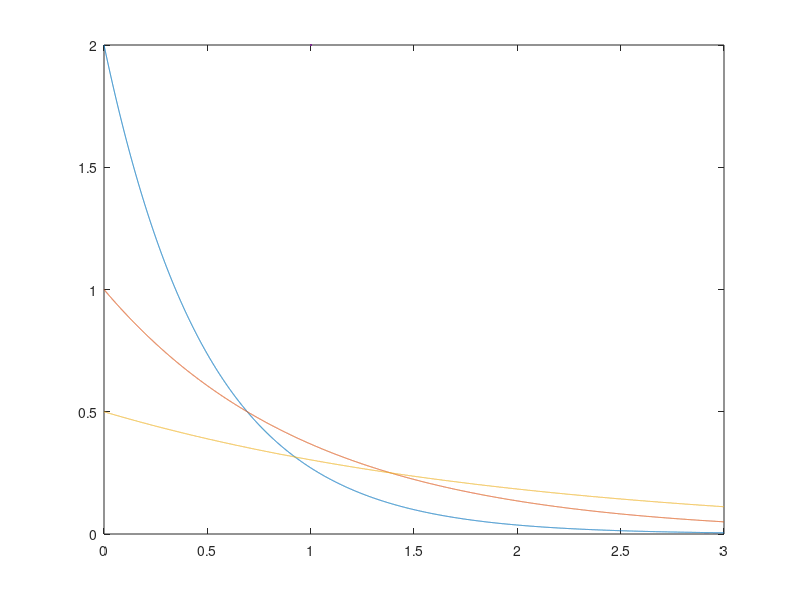

MATLAB code for this plot: (Note: this script raises an error after producing the figure.)
clear
close all

rate = [2 1 1/2];

x = linspace(0, 3, 10000)';
f = rate .* exp(-x .* rate);
lincomp(plot(x, f, LineWidth=2))

xlabel("$x$", Interpreter="latex")
ylabel("$f(x)$", Interpreter="latex")

grid on

pad_legend(legend("$\lambda="+rats(rate')+"$", Interpreter="latex"));

set(gcf, Position=[200 200 800 300])

exportgraphics(gca, "../pdf_exp.pdf", ContentType="vector", BackgroundColor="none")
